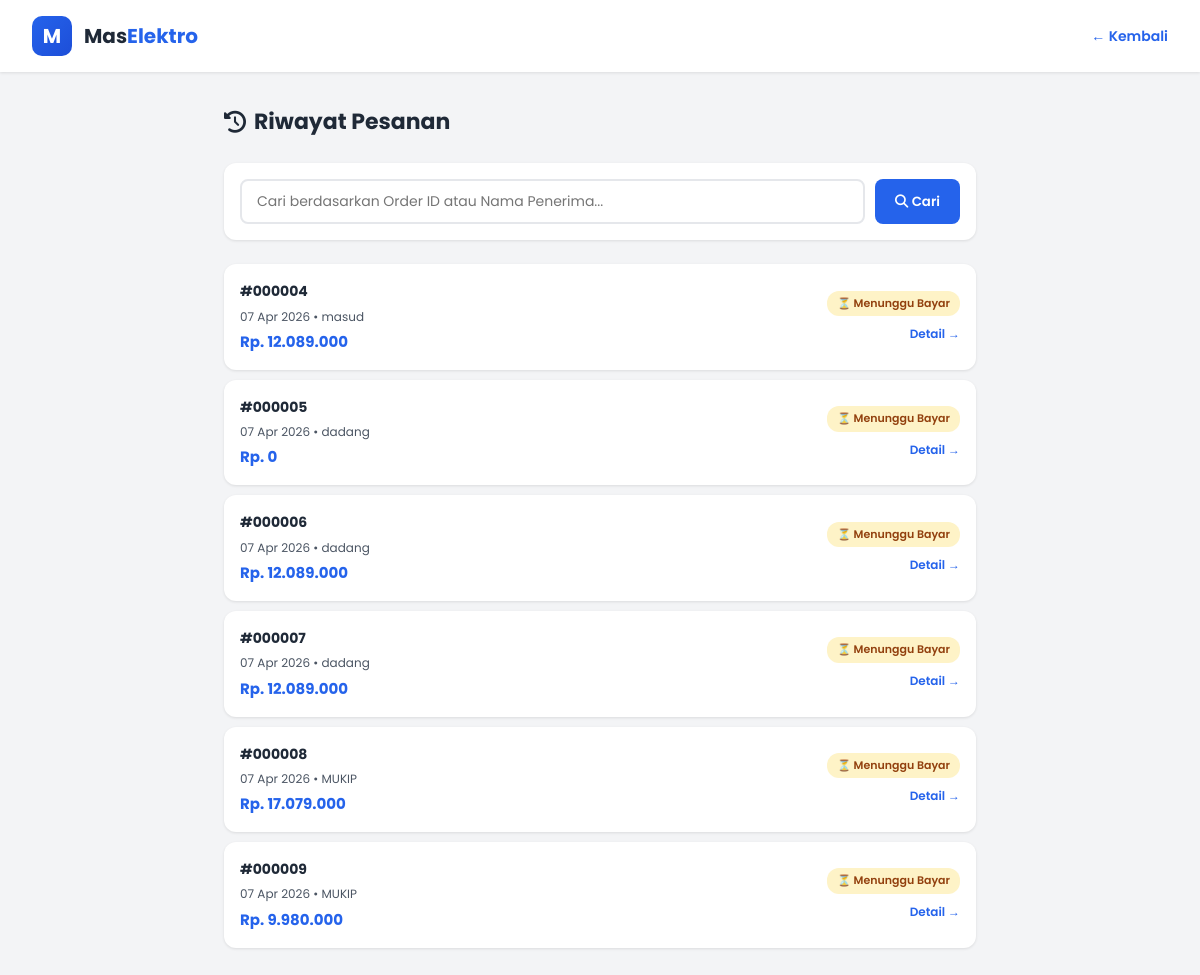
The app's page /user/riwayat.php (signed in), older data.
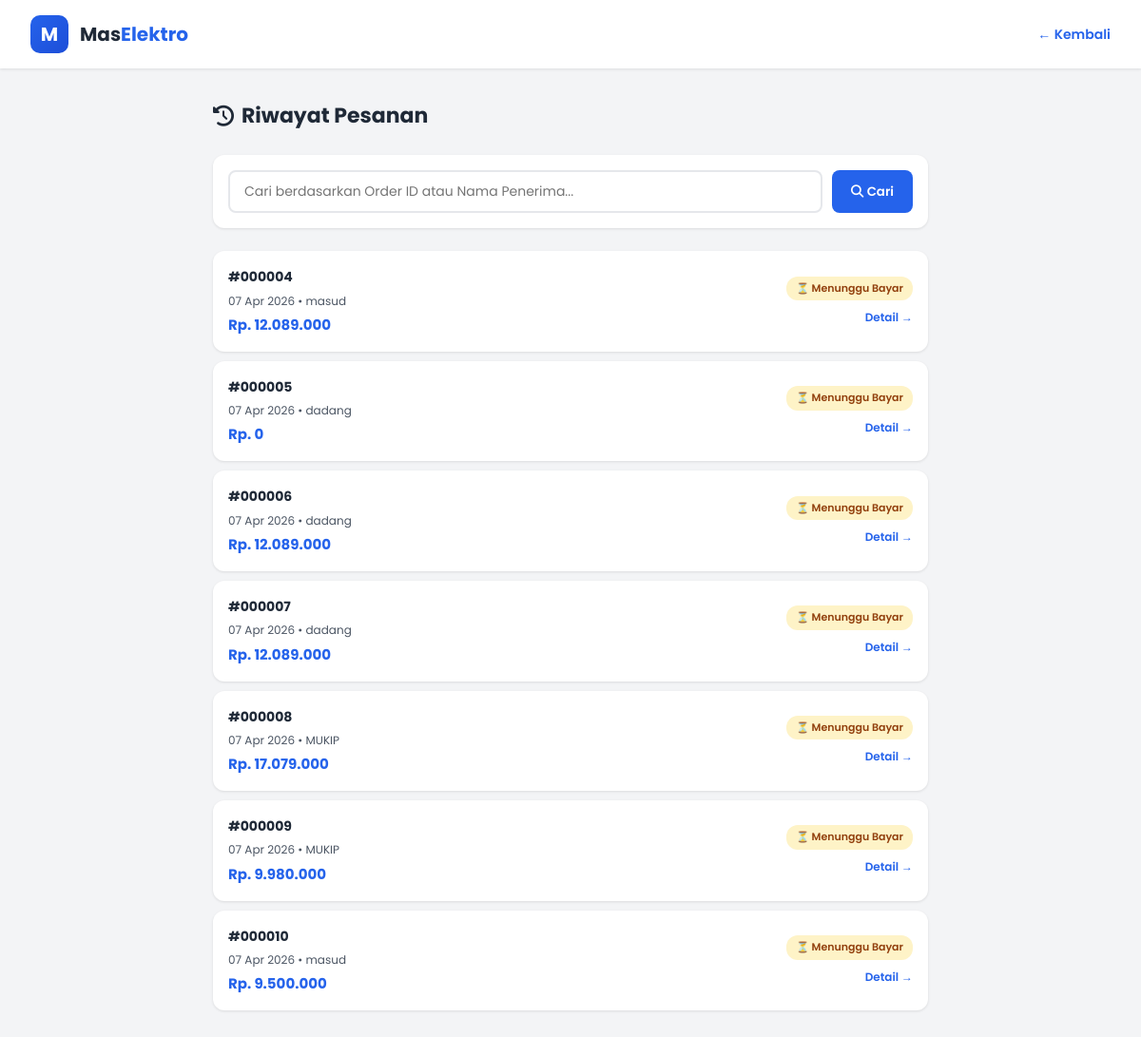
The same page, newer data.
### tables this page shows
CREATE TABLE `orders` (
  `id` int(11) NOT NULL AUTO_INCREMENT,
  `user_id` int(11) DEFAULT NULL,
  `total_bayar` decimal(10,2) NOT NULL,
  `ongkir` decimal(10,2) DEFAULT 0.00,
  `nama_penerima` varchar(100) NOT NULL,
  `no_telp` varchar(20) NOT NULL,
  `alamat` text NOT NULL,
  `metode_pembayaran` enum('m-banking','e-wallet','cod') DEFAULT 'm-banking',
  `virtual_account` varchar(20) DEFAULT NULL,
  `detail_pembayaran` varchar(100) DEFAULT NULL,
  `tanggal_transaksi` date NOT NULL,
  `updated_at` timestamp NULL DEFAULT NULL ON UPDATE current_timestamp(),
  `status` enum('pending','diproses','dikirim','selesai','dibatalkan') DEFAULT 'pending',
  `created_at` timestamp NOT NULL DEFAULT current_timestamp(),
  PRIMARY KEY (`id`),
  KEY `idx_user_id` (`user_id`)
);

### user/riwayat.php (the view, shortened to what this page needs)
<?php
require_once '../config.php';
$user_id = (int)$_SESSION['id'];
$search_query = isset($_GET['search']) ? trim($_GET['search']) : '';
$where = "WHERE user_id = $user_id";
$orders_query = mysqli_query($koneksi, "
    SELECT id, total_bayar, tanggal_transaksi, status, nama_penerima, metode_pembayaran, virtual_account
    FROM orders
    $where
    ORDER BY tanggal_transaksi DESC
");
$orders = [];
while($row = mysqli_fetch_assoc($orders_query)) {
    $items_query = mysqli_query($koneksi, "
        SELECT od.*, p.nama_produk, p.gambar
        FROM order_details od
        JOIN products p ON od.product_id = p.id
        WHERE od.order_id = {$row['id']}
    ");
    $items = [];
    while($item = mysqli_fetch_assoc($items_query)) $items[] = $item;
    $row['items'] = $items;
    $orders[] = $row;
}
?>
<!DOCTYPE html>
<html lang="id">
<head>
    <link rel="stylesheet" href="https://cdnjs.cloudflare.com/ajax/libs/font-awesome/6.4.0/css/all.min.css">
</head>
<body>
    <header class="header">
        <a href="dashboard.php" class="header__logo">
            <div class="logo__icon">M</div>
            <div class="logo__text">Mas<span>Elektro</span></div>
        </a>
        <a href="dashboard.php" style="color:var(--primary);text-decoration:none;font-weight:600;font-size:14px">← Kembali</a>
    </header>
    <div class="container">
        <h1 class="page-title"><i class="fas fa-history"></i> Riwayat Pesanan</h1>
        <div class="search-box">
            <form method="GET" action="" style="display:flex;gap:10px;flex:1">
                <input type="text" name="search" class="search-input" placeholder="Cari berdasarkan Order ID atau Nama Penerima..." value="<?php echo htmlspecialchars($search_query); ?>">
                <button type="submit" class="search-btn"><i class="fas fa-search"></i> Cari</button>
            </form>
        </div>
        <div class="order-list">
            <?php if(empty($orders)): ?>
                <div class="empty-state">
                    <i class="fas fa-receipt"></i>
                    <h3 style="font-size:18px;margin-bottom:0.5rem"><?php echo $search_query ? 'Pesanan Tidak Ditemukan' : 'Belum Ada Pesanan'; ?></h3>
                    <p style="color:var(--gray-600);font-size:14px"><?php echo $search_query ? 'Coba kata kunci lain' : 'Mulai belanja untuk melihat riwayat'; ?></p>
                </div>
            <?php else: ?>
                <?php foreach($orders as $order):
                    $badge = ['pending_payment'=>['bg'=>'#fef3c7','color'=>'#92400e','label'=>'⏳ Menunggu Bayar'],'paid'=>['bg'=>'#dbeafe','color'=>'#1e40af','label'=>'💳 Sudah Bayar'],'processing'=>['bg'=>'#e0e7ff','color'=>'#3730a3','label'=>'🔄 Diproses'],'shipped'=>['bg'=>'#cffafe','color'=>'#155e75','label'=>'🚚 Dikirim'],'completed'=>['bg'=>'#d1fae5','color'=>'#065f46','label'=>'✅ Selesai'],'cancelled'=>['bg'=>'#fee2e2','color'=>'#991b1b','label'=>'❌ Dibatalkan']];
                    $b = $badge[$order['status']] ?? $badge['pending_payment'];
                    $date = date('d M Y', strtotime($order['tanggal_transaksi']));
                ?>
                <div class="order-card" onclick="showDetail(<?php echo $order['id']; ?>)">
                    <div class="order-info">
                        <div class="order-id">#<?php echo str_pad($order['id'], 6, '0', STR_PAD_LEFT); ?></div>
                        <div class="order-meta"><?php echo $date; ?> • <?php echo htmlspecialchars($order['nama_penerima']); ?></div>
                        <div class="order-total">Rp. <?php echo number_format($order['total_bayar'], 0, ',', '.'); ?></div>
                    </div>
                    <div class="order-status">
                        <span class="status-badge" style="background:<?php echo $b['bg']; ?>;color:<?php echo $b['color']; ?>"><?php echo $b['label']; ?></span>
                        <span style="font-size:12px;color:var(--primary);font-weight:600">Detail →</span>
                    </div>
                </div>
                <?php endforeach; ?>
            <?php endif; ?>
        </div>
    </div>
</body>
</html>

### user/riwayat.php (style rules this page uses)
:root { --primary:#2563eb;--primary-dark:#1d4ed8;--success:#10b981;--warning:#f59e0b;--gray-100:#f3f4f6;--gray-200:#e5e7eb;--gray-300:#d1d5db;--gray-600:#4b5563;--gray-800:#1f2937;--white:#fff;--shadow:0 1px 3px rgba(0,0,0,0.1);--radius:12px }
* { margin:0;padding:0;box-sizing:border-box;font-family:'Poppins',sans-serif }
body { background:var(--gray-100);color:var(--gray-800);line-height:1.6 }
.header { background:var(--white);padding:1rem 2rem;display:flex;justify-content:space-between;align-items:center;box-shadow:var(--shadow);position:sticky;top:0;z-index:100 }
.header__logo { display:flex;align-items:center;gap:0.75rem;text-decoration:none;color:var(--gray-800) }
.logo__icon { width:40px;height:40px;background:linear-gradient(135deg,var(--primary),var(--primary-dark));border-radius:10px;display:flex;align-items:center;justify-content:center;color:#fff;font-weight:700;font-size:20px }
.logo__text { font-size:20px;font-weight:700;color:var(--gray-800) }
.logo__text span { color:var(--primary) }
.container { max-width:800px;margin:2rem auto;padding:0 1.5rem }
.page-title { font-size:22px;font-weight:700;margin-bottom:1.5rem;display:flex;align-items:center;gap:8px }
.search-box { background:var(--white);padding:1rem;border-radius:var(--radius);box-shadow:var(--shadow);margin-bottom:1.5rem;display:flex;gap:10px }
.search-input { flex:1;padding:10px 15px;border:2px solid var(--gray-200);border-radius:8px;font-size:14px;outline:none }
.search-btn { padding:10px 20px;background:var(--primary);color:#fff;border:none;border-radius:8px;font-weight:600;cursor:pointer }
.order-list { display:flex;flex-direction:column;gap:10px }
.order-card { background:var(--white);border-radius:var(--radius);padding:1rem;box-shadow:var(--shadow);display:flex;justify-content:space-between;align-items:center;cursor:pointer;transition:.2s;text-decoration:none;color:inherit }
.order-info { display:flex;flex-direction:column;gap:4px }
.order-id { font-size:14px;font-weight:700;color:var(--gray-800) }
.order-meta { font-size:12px;color:var(--gray-600) }
.order-total { font-size:15px;font-weight:700;color:var(--primary) }
.order-status { display:flex;flex-direction:column;align-items:flex-end;gap:8px }
.status-badge { padding:4px 10px;border-radius:12px;font-size:11px;font-weight:600 }

Row changes from the older to the newer data that the page shows:
added orders: id "000010", tanggal_transaksi "07 Apr 2026", nama_penerima "masud", total_bayar "9.500.000", status "⏳ Menunggu Bayar"
